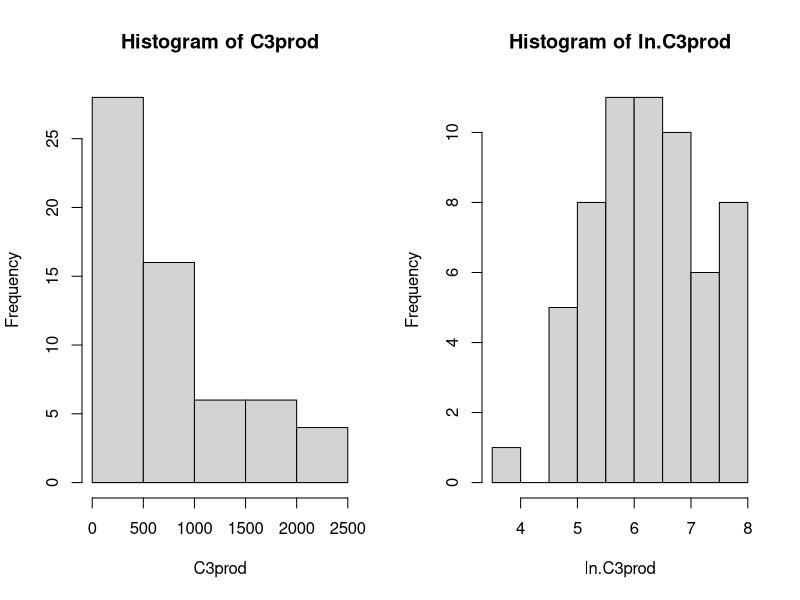
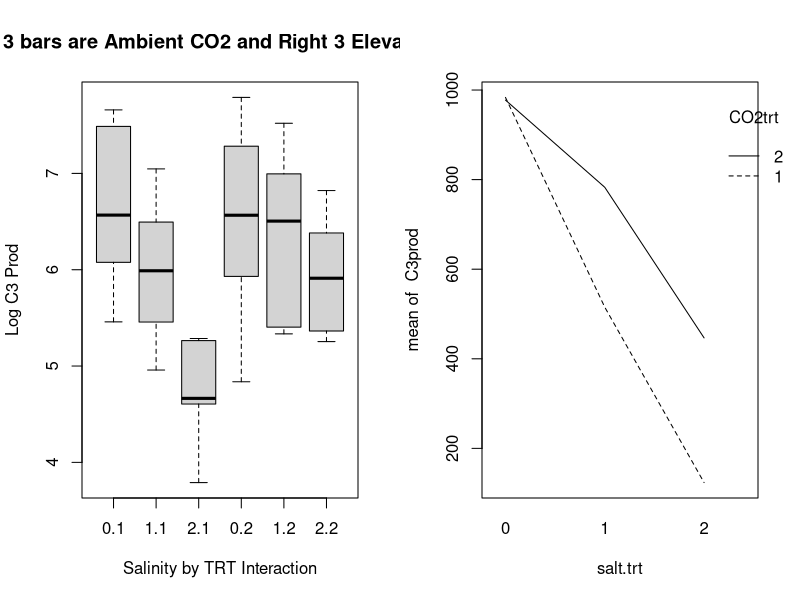

Recreate these plots in R, in order. (Note: this script raises an error after producing the figures.)
##### MODELING INTERACTIONS
### Data from Cherry, J.A., McKee, K.L., and Grace, J.B. 2009. Journal of Ecology 97:67-77.

setwd("G:/SEM/Grace")
# setwd("F:/ppt_files/_education/FSP/Modeling Interactions/Original Files for Review")

dat <- read.csv("SEM-Modeling Interactions_data.csv")
names(dat)
attach(dat)

### Transformations
ln.C3prod <- log(C3prod +1)

### Plots
dev.new(height=4, width=8); par(mfrow=c(1,2)); hist(C3prod); hist(ln.C3prod)
CO2trt <- factor(CO2)
salt.trt <- factor(Salinity)
boxplot(ln.C3prod ~ salt.trt + CO2trt, xlab="Salinity by TRT Interaction", ylab="Log C3 Prod", main="Left 3 bars are Ambient CO2 and Right 3 Elevated CO2")
interaction.plot(salt.trt, CO2trt, C3prod, type = c("l", "p", "b", "o", "c"))

### Standard analyses
summary(lm(C3prod ~ Salinity * CO2))
summary(lm(ln.C3prod ~ Salinity * CO2))


### lavaan modeling
library(lavaan)
dat2 <- data.frame(ln.C3prod, CO2, Salinity, CxS)

## Model 1

# specify model
mod.1 <- 'ln.C3prod ~ CO2 + Salinity + CxS' 

# fit model
mod.1.fit <- sem(mod.1, data=dat2)

# request output
summary(mod.1.fit, rsq=T)

## Model 2

# specify model (using est from model 1)
mod.2 <- 'Comp <~ CO2 + 1*Salinity + CxS
          ln.C3prod ~ Comp' 

# fit model
mod.2.fit <- sem(mod.2, data=dat2)

# request output
summary(mod.2.fit, standardized=T, rsq=T)
